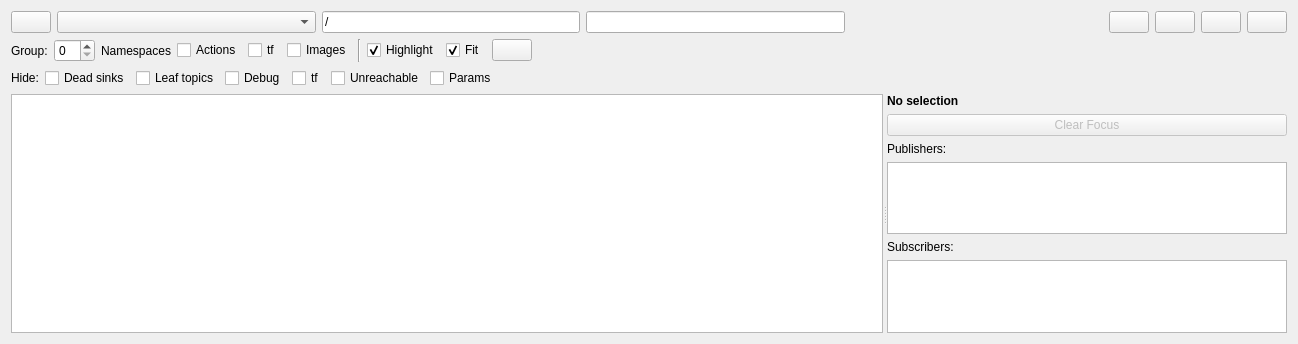
<?xml version="1.0" encoding="UTF-8"?>
<ui version="4.0">
 <class>RosGraphWidget</class>
 <widget class="QWidget" name="RosGraphWidget">
  <property name="enabled">
   <bool>true</bool>
  </property>
  <property name="geometry">
   <rect>
    <x>0</x>
    <y>0</y>
    <width>1298</width>
    <height>344</height>
   </rect>
  </property>
  <property name="windowTitle">
   <string>Node Graph</string>
  </property>
  <layout class="QVBoxLayout" name="verticalLayout" stretch="0,0,0,0">
   <item>
    <layout class="QHBoxLayout" name="horizontalLayout" stretch="0,0,0,0,0,0,0,0,0">
     <item>
      <widget class="QPushButton" name="refresh_graph_push_button">
       <property name="toolTip">
        <string>Refresh ROS graph</string>
       </property>
       <property name="iconSize">
        <size>
         <width>16</width>
         <height>16</height>
        </size>
       </property>
      </widget>
     </item>
     <item>
      <widget class="QComboBox" name="graph_type_combo_box">
       <property name="sizePolicy">
        <sizepolicy hsizetype="Expanding" vsizetype="Fixed">
         <horstretch>0</horstretch>
         <verstretch>0</verstretch>
        </sizepolicy>
       </property>
       <property name="toolTip">
        <string>Choose graph type</string>
       </property>
      </widget>
     </item>
     <item>
      <widget class="QLineEdit" name="filter_line_edit">
       <property name="toolTip">
        <string>Namespace filter, comma separated list of names/regexp to include or exclude. Example: -/rqt.*</string>
       </property>
       <property name="text">
        <string notr="true">/</string>
       </property>
      </widget>
     </item>
     <item>
      <widget class="QLineEdit" name="topic_filter_line_edit">
       <property name="toolTip">
        <string>Topic filter, comma separated list of names/regexp to include or exclude. Example: -/tf</string>
       </property>
      </widget>
     </item>
     <item>
      <spacer name="horizontalSpacer">
       <property name="orientation">
        <enum>Qt::Horizontal</enum>
       </property>
       <property name="sizeHint" stdset="0">
        <size>
         <width>40</width>
         <height>20</height>
        </size>
       </property>
      </spacer>
     </item>
     <item>
      <widget class="QPushButton" name="load_dot_push_button">
       <property name="toolTip">
        <string>Load DOT graph from file</string>
       </property>
       <property name="iconSize">
        <size>
         <width>16</width>
         <height>16</height>
        </size>
       </property>
      </widget>
     </item>
     <item>
      <widget class="QPushButton" name="save_dot_push_button">
       <property name="toolTip">
        <string>Save as DOT graph</string>
       </property>
       <property name="iconSize">
        <size>
         <width>16</width>
         <height>16</height>
        </size>
       </property>
      </widget>
     </item>
     <item>
      <widget class="QPushButton" name="save_as_svg_push_button">
       <property name="toolTip">
        <string>Save as SVG</string>
       </property>
       <property name="iconSize">
        <size>
         <width>16</width>
         <height>16</height>
        </size>
       </property>
      </widget>
     </item>
     <item>
      <widget class="QPushButton" name="save_as_image_push_button">
       <property name="toolTip">
        <string>Save as image</string>
       </property>
       <property name="iconSize">
        <size>
         <width>16</width>
         <height>16</height>
        </size>
       </property>
      </widget>
     </item>
    </layout>
   </item>
   <item>
    <widget class="QWidget" name="widget" native="true">
     <layout class="QHBoxLayout" name="horizontalLayout_4">
      <property name="leftMargin">
       <number>0</number>
      </property>
      <property name="topMargin">
       <number>0</number>
      </property>
      <property name="rightMargin">
       <number>0</number>
      </property>
      <property name="bottomMargin">
       <number>0</number>
      </property>
      <item>
       <widget class="QWidget" name="widget" native="true">
        <layout class="QHBoxLayout" name="horizontalLayout_4a">
         <property name="leftMargin">
          <number>0</number>
         </property>
         <property name="topMargin">
          <number>0</number>
         </property>
         <property name="rightMargin">
          <number>0</number>
         </property>
         <property name="bottomMargin">
          <number>0</number>
         </property>
         <item>
          <widget class="QLabel" name="label">
           <property name="text">
            <string>Group:</string>
           </property>
          </widget>
         </item>
         <item>
          <widget class="QSpinBox" name="namespace_cluster_spin_box">
           <property name="toolTip">
            <string>Show namespace boxes, nesting up to this amount</string>
           </property>
          </widget>
         </item>
         <item>
          <widget class="QLabel" name="label">
           <property name="text">
            <string>Namespaces</string>
           </property>
          </widget>
         </item>
         <item>
          <widget class="QCheckBox" name="actionlib_check_box">
           <property name="toolTip">
            <string>Summarize action topics into one virtual topic node (named &lt;action_server&gt;/action_topics)</string>
           </property>
           <property name="text">
            <string>Actions</string>
           </property>
          </widget>
         </item>
         <item>
          <widget class="QCheckBox" name="group_tf_check_box">
           <property name="toolTip">
            <string>Summarize tf and tf2 topics into one virtual topic node (named /tf)</string>
           </property>
           <property name="text">
            <string>tf</string>
           </property>
          </widget>
         </item>
         <item>
          <widget class="QCheckBox" name="group_image_check_box">
           <property name="toolTip">
            <string>Summarize image topics into one virtual topic node (named &lt;image_server&gt;/image_topics)</string>
           </property>
           <property name="text">
            <string>Images</string>
           </property>
          </widget>
         </item>
        </layout>
       </widget>
      </item>
      <item>
       <widget class="Line" name="line">
        <property name="orientation">
         <enum>Qt::Vertical</enum>
        </property>
       </widget>
      </item>
      <item>
       <widget class="QCheckBox" name="highlight_connections_check_box">
        <property name="toolTip">
         <string>Highlight incoming and outgoing connections on mouse over</string>
        </property>
        <property name="text">
         <string>Highlight</string>
        </property>
        <property name="checked">
         <bool>true</bool>
        </property>
       </widget>
      </item>
      <item>
       <widget class="QCheckBox" name="auto_fit_graph_check_box">
        <property name="toolTip">
         <string>Automatically fit graph into view on update</string>
        </property>
        <property name="text">
         <string>Fit</string>
        </property>
        <property name="checked">
         <bool>true</bool>
        </property>
       </widget>
      </item>
      <item>
       <widget class="QPushButton" name="fit_in_view_push_button">
        <property name="toolTip">
         <string>Fit graph in view</string>
        </property>
        <property name="iconSize">
         <size>
          <width>16</width>
          <height>16</height>
         </size>
        </property>
       </widget>
      </item>
      <item>
       <spacer name="horizontalSpacer_2">
        <property name="orientation">
         <enum>Qt::Horizontal</enum>
        </property>
        <property name="sizeHint" stdset="0">
         <size>
          <width>40</width>
          <height>20</height>
         </size>
        </property>
       </spacer>
      </item>
     </layout>
    </widget>
   </item>
   <item>
    <widget class="QWidget" name="widget" native="true">
     <layout class="QHBoxLayout" name="horizontalLayout_5">
      <property name="leftMargin">
       <number>0</number>
      </property>
      <property name="topMargin">
       <number>0</number>
      </property>
      <property name="rightMargin">
       <number>0</number>
      </property>
      <property name="bottomMargin">
       <number>0</number>
      </property>
      <item>
       <widget class="QWidget" name="widget" native="true">
        <layout class="QHBoxLayout" name="horizontalLayout_5a" stretch="0,0,0,0,0,0,0,0">
         <property name="leftMargin">
          <number>0</number>
         </property>
         <property name="topMargin">
          <number>0</number>
         </property>
         <property name="rightMargin">
          <number>0</number>
         </property>
         <property name="bottomMargin">
          <number>0</number>
         </property>
         <item>
          <widget class="QLabel" name="label">
           <property name="text">
            <string>Hide:</string>
           </property>
          </widget>
         </item>
         <item>
          <widget class="QCheckBox" name="dead_sinks_check_box">
           <property name="toolTip">
            <string>Hide topics without subscribers</string>
           </property>
           <property name="text">
            <string>Dead sinks</string>
           </property>
          </widget>
         </item>
         <item>
          <widget class="QCheckBox" name="leaf_topics_check_box">
           <property name="toolTip">
            <string>Hide topics with one connection only (implicates dead sinks)</string>
           </property>
           <property name="text">
            <string>Leaf topics</string>
           </property>
          </widget>
         </item>
         <item>
          <widget class="QCheckBox" name="quiet_check_box">
           <property name="toolTip">
            <string>Hide common debugging nodes</string>
           </property>
           <property name="text">
            <string>Debug</string>
           </property>
          </widget>
         </item>
         <item>
          <widget class="QCheckBox" name="hide_tf_nodes_check_box">
           <property name="toolTip">
            <string>Hide tf nodes</string>
           </property>
           <property name="text">
            <string>tf</string>
           </property>
          </widget>
         </item>
         <item>
          <widget class="QCheckBox" name="unreachable_check_box">
           <property name="toolTip">
            <string>Hide unreachable nodes</string>
           </property>
           <property name="text">
            <string>Unreachable</string>
           </property>
          </widget>
         </item>
         <item>
          <widget class="QCheckBox" name="hide_dynamic_reconfigure_check_box">
           <property name="toolTip">
            <string>Hide dynamic reconfigure's parameter topics</string>
           </property>
           <property name="text">
            <string>Params</string>
           </property>
          </widget>
         </item>
         <item>
          <spacer name="horizontalSpacer_3">
           <property name="orientation">
            <enum>Qt::Horizontal</enum>
           </property>
           <property name="sizeHint" stdset="0">
            <size>
             <width>40</width>
             <height>20</height>
            </size>
           </property>
          </spacer>
         </item>
        </layout>
       </widget>
      </item>
     </layout>
    </widget>
   </item>
   <item>
    <widget class="QSplitter" name="main_splitter">
     <property name="orientation">
      <enum>Qt::Horizontal</enum>
     </property>
     <widget class="InteractiveGraphicsView" name="graphics_view">
      <property name="renderHints">
       <set>QPainter::Antialiasing|QPainter::HighQualityAntialiasing|QPainter::SmoothPixmapTransform|QPainter::TextAntialiasing</set>
      </property>
      <property name="resizeAnchor">
       <enum>QGraphicsView::AnchorViewCenter</enum>
      </property>
     </widget>
     <widget class="QWidget" name="connection_panel">
      <property name="minimumSize">
       <size>
        <width>200</width>
        <height>0</height>
       </size>
      </property>
      <property name="maximumSize">
       <size>
        <width>400</width>
        <height>16777215</height>
       </size>
      </property>
      <layout class="QVBoxLayout" name="connection_panel_layout">
       <item>
        <widget class="QLabel" name="selected_item_label">
         <property name="text">
          <string>No selection</string>
         </property>
         <property name="font">
          <font>
           <weight>75</weight>
           <bold>true</bold>
          </font>
         </property>
         <property name="wordWrap">
          <bool>true</bool>
         </property>
        </widget>
       </item>
       <item>
        <widget class="QPushButton" name="clear_focus_button">
         <property name="text">
          <string>Clear Focus</string>
         </property>
         <property name="enabled">
          <bool>false</bool>
         </property>
        </widget>
       </item>
       <item>
        <widget class="QLabel" name="publishers_header">
         <property name="text">
          <string>Publishers:</string>
         </property>
        </widget>
       </item>
       <item>
        <widget class="QListWidget" name="publishers_list">
         <property name="alternatingRowColors">
          <bool>true</bool>
         </property>
        </widget>
       </item>
       <item>
        <widget class="QLabel" name="subscribers_header">
         <property name="text">
          <string>Subscribers:</string>
         </property>
        </widget>
       </item>
       <item>
        <widget class="QListWidget" name="subscribers_list">
         <property name="alternatingRowColors">
          <bool>true</bool>
         </property>
        </widget>
       </item>
      </layout>
     </widget>
    </widget>
   </item>
  </layout>
 </widget>
 <customwidgets>
  <customwidget>
   <class>InteractiveGraphicsView</class>
   <extends>QGraphicsView</extends>
   <header>rqt_graph_focus.interactive_graphics_view</header>
  </customwidget>
 </customwidgets>
 <resources/>
 <connections/>
</ui>
